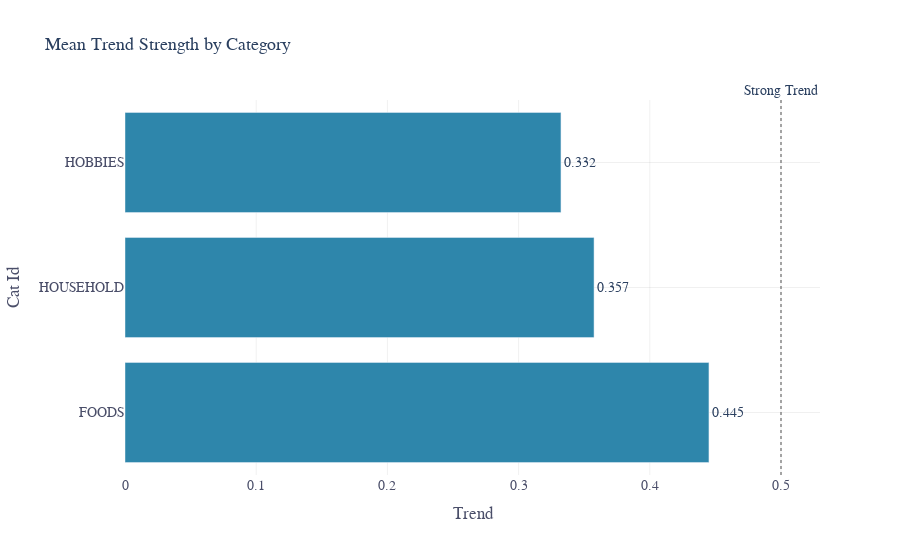

The cell this chart's notebook holds for it:
### Code cell
# NEW: Visualize category comparison with bar chart
cat_summary = diagnostics.groupby('cat_id')[KEY_METRICS].mean().reset_index()

# Show trend by category
plot_bar(
    cat_summary,
    x='cat_id',
    y='trend',
    orientation='h',
    sort_by='trend',
    sort_ascending=False,
    show_values=True,
    value_format='.3f',
    thresholds=[0.5],
    threshold_labels=['Strong Trend'],
    style={"title": "Mean Trend Strength by Category"},
)

### Figure 1 — Plotly figure (JSON) as saved in the notebook; plotly's stock layout.template omitted (floating-point values rounded to 4 significant figures)
{"data": [{"hovertemplate": "<b>%{y}</b><br>trend: %{x:.3f}<extra></extra>", "marker": {"color": "#2E86AB"}, "name": "data", "orientation": "h", "text": ["0.445", "0.357", "0.332"], "textposition": "outside", "type": "bar", "x": [0.4451, 0.3575, 0.3323], "y": ["FOODS", "HOUSEHOLD", "HOBBIES"]}], "layout": {"annotations": [{"showarrow": false, "text": "Strong Trend", "x": 0.5, "xanchor": "center", "xref": "x", "y": 1, "yanchor": "bottom", "yref": "y domain"}], "font": {"family": "Source Sans Pro", "size": 14}, "legend": {"bgcolor": "rgba(255,255,255,0.9)", "bordercolor": "rgba(0,0,0,0.1)", "borderwidth": 1, "font": {"color": "#222222", "size": 12}, "orientation": "h", "x": 0.5, "xanchor": "center", "y": -0.12, "yanchor": "top"}, "margin": {"b": 85}, "paper_bgcolor": "white", "plot_bgcolor": "white", "shapes": [{"line": {"color": "gray", "dash": "dot"}, "opacity": 0.7, "type": "line", "x0": 0.5, "x1": 0.5, "xref": "x", "y0": 0, "y1": 1, "yref": "y domain"}], "title": {"font": {"size": 18}, "text": "Mean Trend Strength by Category"}, "xaxis": {"color": "#4A4E69", "gridcolor": "rgba(0,0,0,0.06)", "showgrid": true, "tickcolor": "#4A4E69", "title": {"text": "Trend"}}, "yaxis": {"color": "#4A4E69", "gridcolor": "rgba(0,0,0,0.06)", "showgrid": true, "tickcolor": "#4A4E69", "title": {"text": "Cat Id"}}}}
